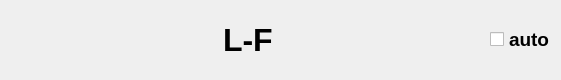
<?xml version="1.0" encoding="UTF-8"?>
<ui version="4.0">
 <class>DataPlotWidget</class>
 <widget class="QWidget" name="DataPlotWidget">
  <property name="geometry">
   <rect>
    <x>0</x>
    <y>0</y>
    <width>561</width>
    <height>80</height>
   </rect>
  </property>
  <property name="acceptDrops">
   <bool>true</bool>
  </property>
  <property name="windowTitle">
   <string>Plot</string>
  </property>
  <layout class="QVBoxLayout" name="verticalLayout">
   <property name="spacing">
    <number>0</number>
   </property>
   <property name="leftMargin">
    <number>0</number>
   </property>
   <property name="topMargin">
    <number>0</number>
   </property>
   <property name="rightMargin">
    <number>0</number>
   </property>
   <property name="bottomMargin">
    <number>0</number>
   </property>
   <item>
    <layout class="QHBoxLayout" name="dataPlotControls">
     <property name="spacing">
      <number>0</number>
     </property>
     <property name="leftMargin">
      <number>5</number>
     </property>
     <property name="topMargin">
      <number>5</number>
     </property>
     <property name="rightMargin">
      <number>5</number>
     </property>
     <property name="bottomMargin">
      <number>5</number>
     </property>
     <item>
      <spacer name="horizontalSpacer">
       <property name="orientation">
        <enum>Qt::Horizontal</enum>
       </property>
       <property name="sizeHint" stdset="0">
        <size>
         <width>40</width>
         <height>20</height>
        </size>
       </property>
      </spacer>
     </item>
     <item>
      <widget class="QLabel" name="label">
       <property name="font">
        <font>
         <pointsize>24</pointsize>
         <weight>75</weight>
         <bold>true</bold>
        </font>
       </property>
       <property name="text">
        <string>L-F</string>
       </property>
      </widget>
     </item>
     <item>
      <spacer name="horizontalSpacer_2">
       <property name="orientation">
        <enum>Qt::Horizontal</enum>
       </property>
       <property name="sizeHint" stdset="0">
        <size>
         <width>40</width>
         <height>20</height>
        </size>
       </property>
      </spacer>
     </item>
     <item>
      <widget class="QCheckBox" name="checkBox_auto">
       <property name="font">
        <font>
         <pointsize>14</pointsize>
         <weight>75</weight>
         <bold>true</bold>
        </font>
       </property>
       <property name="text">
        <string>auto</string>
       </property>
      </widget>
     </item>
    </layout>
   </item>
   <item>
    <layout class="QHBoxLayout" name="data_plot_layout">
     <property name="spacing">
      <number>0</number>
     </property>
    </layout>
   </item>
  </layout>
 </widget>
 <resources/>
 <connections/>
</ui>
